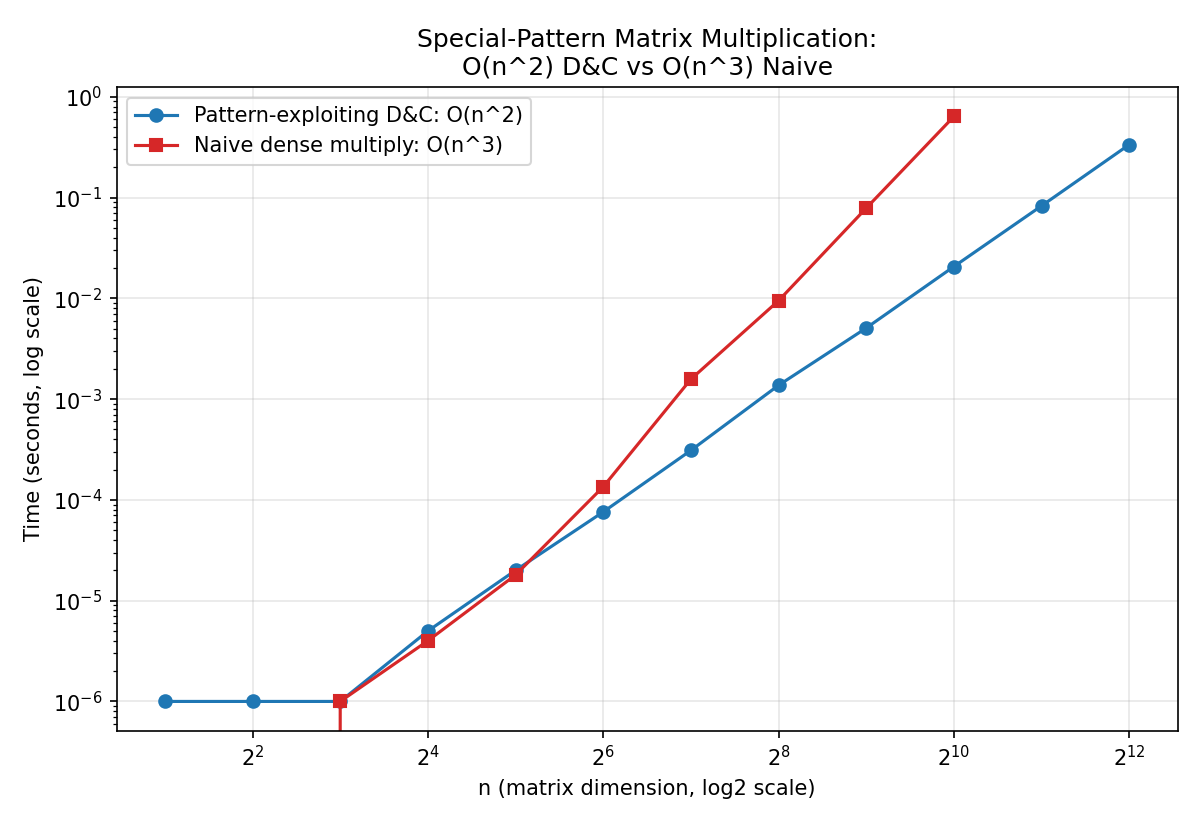

Python code for this plot:
"""
Lab 03 - Question 5: Special-Pattern Matrix Multiplication
Plots the O(n^2) D&C algorithm vs O(n^3) naive dense multiplication.
"""
import pandas as pd
import matplotlib.pyplot as plt

df = pd.read_csv("benchmark.csv")

plt.figure(figsize=(8, 5.5))
plt.plot(df["n"], df["dc_time_sec"], marker='o', label="Pattern-exploiting D&C: O(n^2)", color="#1f77b4")

naive_df = df.dropna(subset=["naive_dense_time_sec"])
plt.plot(naive_df["n"], naive_df["naive_dense_time_sec"], marker='s',
         label="Naive dense multiply: O(n^3)", color="#d62728")

plt.xscale("log", base=2)
plt.yscale("log")
plt.xlabel("n (matrix dimension, log2 scale)")
plt.ylabel("Time (seconds, log scale)")
plt.title("Special-Pattern Matrix Multiplication:\nO(n^2) D&C vs O(n^3) Naive")
plt.legend()
plt.grid(True, alpha=0.3)
plt.tight_layout()
plt.savefig("plot.png", dpi=150)
print("Saved plot.png")
